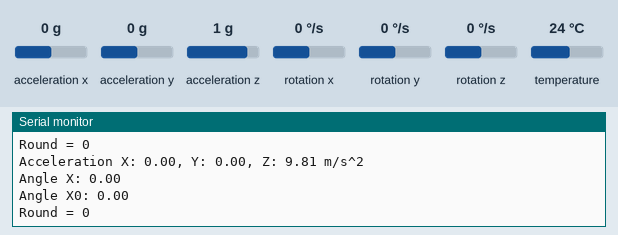
Recording of a program running on a simulated ESP32. Parts: the last lines printed to the serial monitor. The inputs (shaded band) are chosen by the test bench; at power-on: acceleration x 0 g, acceleration y 0 g, acceleration z 1 g, rotation x 0 °/s, rotation y 0 °/s, rotation z 0 °/s, temperature 24 °C. Nothing arrives over Bluetooth unless stated; a phone connects over Bluetooth LE 3 s after start.

Above: at 1.3 s.
1.4 s: acceleration x set to -1.4 g
At 2.0 s:
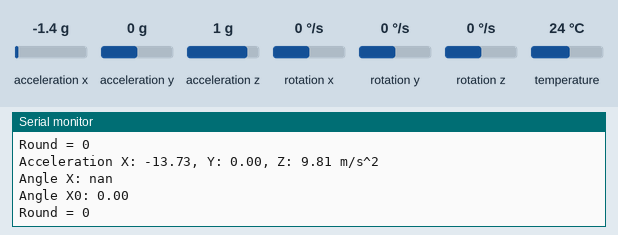
3.6 s: acceleration y set to -1.4 g
At 4.1 s:
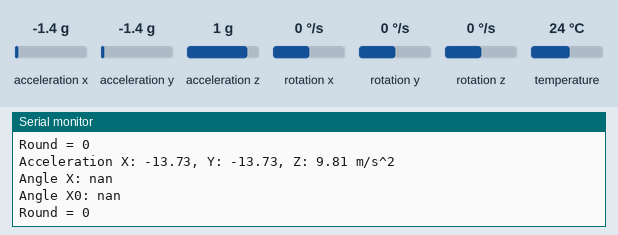

The program:

main.cpp
```cpp
// Basic demo for accelerometer readings from Adafruit MPU6050

// ESP32 Guide: https://RandomNerdTutorials.com/esp32-mpu-6050-accelerometer-gyroscope-arduino/
// ESP8266 Guide: https://RandomNerdTutorials.com/esp8266-nodemcu-mpu-6050-accelerometer-gyroscope-arduino/
// Arduino Guide: https://RandomNerdTutorials.com/arduino-mpu-6050-accelerometer-gyroscope/
#include <BLEDevice.h>
#include <BLEServer.h>
#include <BLEUtils.h>
#include <BLE2902.h>
// #include <Arduino.h>
BLEServer* pServer = NULL;
BLECharacteristic* pCharacteristic = NULL;
bool deviceConnected = false;
bool oldDeviceConnected = false;
uint32_t value = 0;
#include <Adafruit_MPU6050.h>
#include <Adafruit_Sensor.h>
#include <Wire.h>
#include <Arduino.h>
#define X_ACCEL_OFFSET -600
#define Y_ACCEL_OFFSET -100
#define Z_ACCEL_OFFSET 2900
#define X_GYRO_OFFSET 32
#define Y_GYRO_OFFSET -11
#define Z_GYRO_OFFSET 1

#define SERVICE_UUID        "4fafc201-1fb5-459e-8fcc-c5c9c331914b"
#define CHARACTERISTIC_UUID "beb5483e-36e1-4688-b7f5-ea07361b26a8"

class MyServerCallbacks: public BLEServerCallbacks {
    void onConnect(BLEServer* pServer) {
      deviceConnected = true;
      BLEDevice::startAdvertising();
    };

    void onDisconnect(BLEServer* pServer) {
      deviceConnected = false;
    }
};


Adafruit_MPU6050 mpu;
double xAngle=0;
double xAngle0=xAngle;
int numRound = 0;


void setup(void) {
  Serial.begin(115200);
  BLEDevice::init("CNM");

  // Create the BLE Server
  pServer = BLEDevice::createServer();
  pServer->setCallbacks(new MyServerCallbacks());

  // Create the BLE Service
  BLEService *pService = pServer->createService(SERVICE_UUID);

  // Create a BLE Characteristic
  pCharacteristic = pService->createCharacteristic(
                      CHARACTERISTIC_UUID,
                      BLECharacteristic::PROPERTY_READ   |
                      BLECharacteristic::PROPERTY_WRITE  |
                      BLECharacteristic::PROPERTY_NOTIFY |
                      BLECharacteristic::PROPERTY_INDICATE
                    );

  // https://www.bluetooth.com/specifications/gatt/viewer?attributeXmlFile=org.bluetooth.descriptor.gatt.client_characteristic_configuration.xml
  // Create a BLE Descriptor
  pCharacteristic->addDescriptor(new BLE2902());

  // Start the service
  pService->start();

  // Start advertising
  BLEAdvertising *pAdvertising = BLEDevice::getAdvertising();
  pAdvertising->addServiceUUID(SERVICE_UUID);
  pAdvertising->setScanResponse(false);
  pAdvertising->setMinPreferred(0x0);  // set value to 0x00 to not advertise this parameter
  BLEDevice::startAdvertising();
  Serial.println("Waiting a client connection to notify...");
  pCharacteristic->setValue("Hello World");

  while (!Serial)
    delay(10); // will pause Zero, Leonardo, etc until serial console opens

  Serial.println("Adafruit MPU6050 test!");

  // Try to initialize!
  if (!mpu.begin()) {
    Serial.println("Failed to find MPU6050 chip");
    while (1) {
      delay(10);
    }
  }
  Serial.println("MPU6050 Found!");

  mpu.setAccelerometerRange(MPU6050_RANGE_8_G);
  Serial.print("Accelerometer range set to: ");
  switch (mpu.getAccelerometerRange()) {
  case MPU6050_RANGE_2_G:
    Serial.println("+-2G");
    break;
  case MPU6050_RANGE_4_G:
    Serial.println("+-4G");
    break;
  case MPU6050_RANGE_8_G:
    Serial.println("+-8G");
    break;
  case MPU6050_RANGE_16_G:
    Serial.println("+-16G");
    break;
  }
  mpu.setGyroRange(MPU6050_RANGE_500_DEG);
  Serial.print("Gyro range set to: ");
  switch (mpu.getGyroRange()) {
  case MPU6050_RANGE_250_DEG:
    Serial.println("+- 250 deg/s");
    break;
  case MPU6050_RANGE_500_DEG:
    Serial.println("+- 500 deg/s");
    break;
  case MPU6050_RANGE_1000_DEG:
    Serial.println("+- 1000 deg/s");
    break;
  case MPU6050_RANGE_2000_DEG:
    Serial.println("+- 2000 deg/s");
    break;
  }

  mpu.setFilterBandwidth(MPU6050_BAND_5_HZ);
  Serial.print("Filter bandwidth set to: ");
  switch (mpu.getFilterBandwidth()) {
  case MPU6050_BAND_260_HZ:
    Serial.println("260 Hz");
    break;
  case MPU6050_BAND_184_HZ:
    Serial.println("184 Hz");
    break;
  case MPU6050_BAND_94_HZ:
    Serial.println("94 Hz");
    break;
  case MPU6050_BAND_44_HZ:
    Serial.println("44 Hz");
    break;
  case MPU6050_BAND_21_HZ:
    Serial.println("21 Hz");
    break;
  case MPU6050_BAND_10_HZ:
    Serial.println("10 Hz");
    break;
  case MPU6050_BAND_5_HZ:
    Serial.println("5 Hz");
    break;
  }

  Serial.println("");
  delay(100);
}

void loop() {
  /* Get new sensor events with the readings */
  sensors_event_t a, g, temp;
  mpu.getEvent(&a, &g, &temp);

  /* Print out the values */
  Serial.print("Acceleration X: ");
  Serial.print(a.acceleration.x);
  Serial.print(", Y: ");
  Serial.print(a.acceleration.y);
  Serial.print(", Z: ");
  Serial.print(a.acceleration.z);
  Serial.println(" m/s^2");
  Serial.println("");

  int offset=0;

  xAngle0=xAngle;
  if (a.acceleration.x == 10)
  {
    xAngle = 90;
  }
  else if (a.acceleration.z > 0 && a.acceleration.x > 0)
  {
    offset = 0;
    xAngle = (90 - acos(abs(a.acceleration.x / 10.0)) * 57.29577) + offset;
  }
  else if (a.acceleration.z < 0 && a.acceleration.x > 0)
  {
    offset = 90;
    xAngle = acos(abs(a.acceleration.x / 10.0)) * 57.29577 + offset;
  }
  else if (a.acceleration.z < 0 && a.acceleration.x < 0)
  {
    offset = 180;
    xAngle = (90 - acos(abs(a.acceleration.x / 10.0)) * 57.29577) + offset;
  }
  else if (a.acceleration.z > 0 && a.acceleration.x < 0)
  {
    offset = 270;
    xAngle = (acos(abs(a.acceleration.x / 10.0)) * 57.29577) + offset;
  }
  else{
    offset = 0;
  }

  if((xAngle0-xAngle)>180){
    numRound += 1;
  }
  // double xAngle0=xAngle;

  Serial.println("");
  Serial.print("Angle X: ");
  Serial.print(xAngle);
  Serial.println("");
  Serial.println("");
  Serial.print("Angle X0: ");
  Serial.print(xAngle0);
  Serial.println("");
  Serial.print("Round = ");
  Serial.print(numRound);
  Serial.print("");

  char str[80];
  // sprintf(str, "Round = %d, xAngle = %f", numRound, xAngle);
  // notify changed value
  if (deviceConnected)
  {
    pCharacteristic->setValue("L GE JB");
    // pCharacteristic->setValue((uint8_t*)&value, 4);
    pCharacteristic->notify();
    value++;

    delay(10); // bluetooth stack will go into congestion, if too many packets are sent, in 6 hours test i was able to go as low as 3ms
  }
  // disconnecting
  if (!deviceConnected && oldDeviceConnected)
  {
    delay(500);                  // give the bluetooth stack the chance to get things ready
    pServer->startAdvertising(); // restart advertising
    Serial.println("start advertising");
    oldDeviceConnected = deviceConnected;
  }
  // connecting
  if (deviceConnected && !oldDeviceConnected) {
      // do stuff here on connecting
      oldDeviceConnected = deviceConnected;
  }


  Serial.println("");
  Serial.println("");

  delay(500);
}
```

Measured:
- after the input at 1.4 s, the serial monitor: prints a new line after 0.23 s (image 1)
- after the input at 3.6 s, the serial monitor: prints a new line after 0.06 s (image 2)
